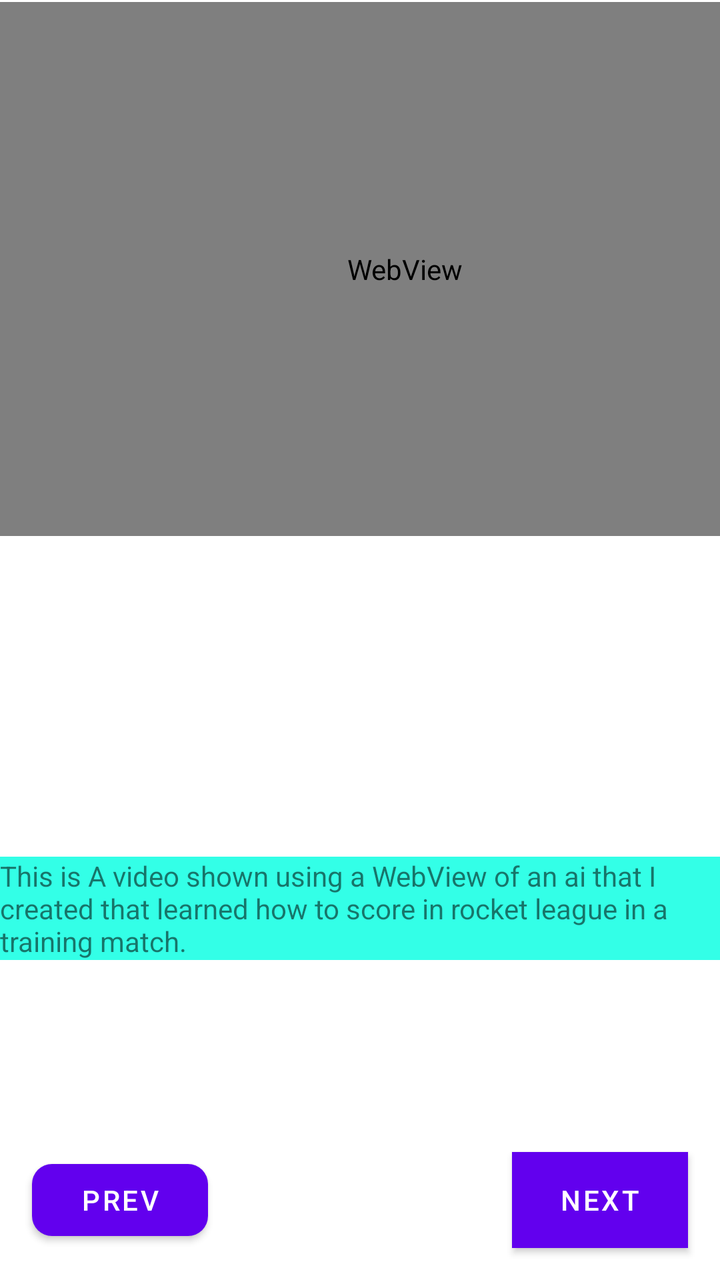
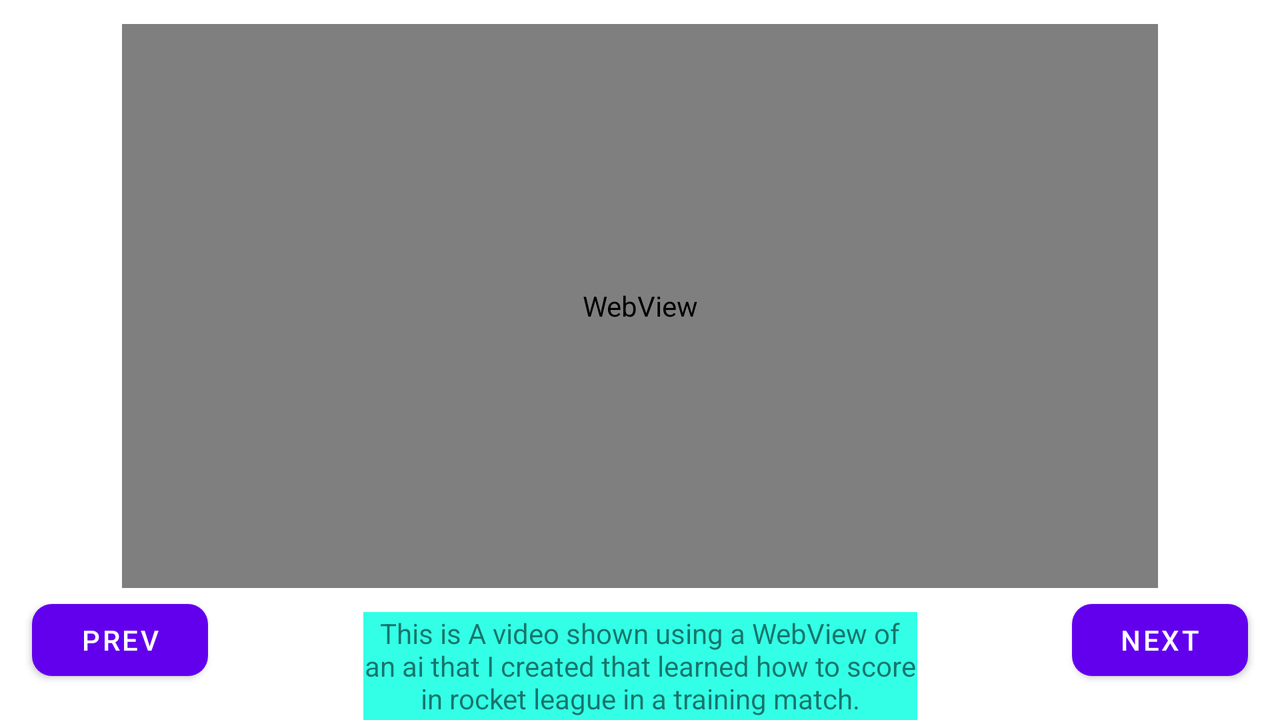

Compare how this app lays out the same screen by default and in its alternative resource folder. The renders come first, then the two layout files and the values they reference.
<!-- AndroidManifest.xml: application theme Theme.MAD155FinalProject -->
<!-- res/layout/activity_main2.xml -->
<?xml version="1.0" encoding="utf-8"?>
<androidx.constraintlayout.widget.ConstraintLayout xmlns:android="http://schemas.android.com/apk/res/android"
    xmlns:app="http://schemas.android.com/apk/res-auto"
    xmlns:tools="http://schemas.android.com/tools"
    android:layout_width="match_parent"
    android:layout_height="match_parent"
    android:background="@drawable/dfh_stadium"
    tools:context=".MainActivity2">

    <Button
        android:id="@+id/button6"
        android:layout_width="wrap_content"
        android:layout_height="wrap_content"
        android:layout_marginStart="16dp"
        android:layout_marginLeft="16dp"
        android:layout_marginBottom="16dp"
        android:text="@string/prev"
        app:cornerRadius="10dp"
        app:layout_constraintBottom_toBottomOf="parent"
        app:layout_constraintStart_toStartOf="parent" />

    <Button
        android:id="@+id/button5"
        android:layout_width="wrap_content"
        android:layout_height="wrap_content"
        android:layout_marginEnd="16dp"
        android:layout_marginRight="16dp"
        android:layout_marginBottom="16dp"
        android:background="#FFFFFF"
        android:text="@string/next"
        app:cornerRadius="10dp"
        app:layout_constraintBottom_toBottomOf="parent"
        app:layout_constraintEnd_toEndOf="parent" />

    <WebView
        android:id="@+id/wb_webView"
        android:layout_width="405dp"
        android:layout_height="267dp"
        app:layout_constraintBottom_toBottomOf="parent"
        app:layout_constraintHorizontal_bias="0.0"
        app:layout_constraintLeft_toLeftOf="parent"
        app:layout_constraintRight_toRightOf="parent"
        app:layout_constraintTop_toTopOf="parent"
        app:layout_constraintVertical_bias="0.003" />

    <TextView
        android:id="@+id/textView"
        android:layout_width="wrap_content"
        android:layout_height="wrap_content"
        android:background="#CC00FFE1"
        android:text="@string/screen_2_text"
        app:layout_constraintBottom_toBottomOf="parent"
        app:layout_constraintEnd_toEndOf="parent"
        app:layout_constraintStart_toStartOf="parent"
        app:layout_constraintTop_toBottomOf="@+id/wb_webView" />

</androidx.constraintlayout.widget.ConstraintLayout>
<!-- resources referenced by this layout -->
<resources>
  <string name="next">Next</string>
  <string name="prev">prev</string>
  <string name="screen_2_text">This is A video shown using a WebView of an ai that I created that learned how to score in rocket league in a training match.</string>
  <style name="Theme.MAD155FinalProject" parent="Theme.MaterialComponents.DayNight.DarkActionBar">
          
          <item name="colorPrimary">@color/purple_500</item>
          <item name="colorPrimaryVariant">@color/purple_700</item>
          <item name="colorOnPrimary">@color/white</item>
          
          <item name="colorSecondary">@color/teal_200</item>
          <item name="colorSecondaryVariant">@color/teal_700</item>
          <item name="colorOnSecondary">@color/black</item>
          
          <item name="android:statusBarColor" tools:targetApi="l">?attr/colorPrimaryVariant</item>
          
      </style>
</resources>
<!-- res/layout-land/activity_main2.xml (the repository's variant of the layout above) -->
<!-- drawn on the phone turned sideways -->
<?xml version="1.0" encoding="utf-8"?>
<androidx.constraintlayout.widget.ConstraintLayout xmlns:android="http://schemas.android.com/apk/res/android"
    xmlns:app="http://schemas.android.com/apk/res-auto"
    xmlns:tools="http://schemas.android.com/tools"
    android:layout_width="match_parent"
    android:layout_height="match_parent"
    android:background="@drawable/dfh_stadium_rotated">

    <TextView
        android:id="@+id/textView3"
        android:layout_width="277dp"
        android:layout_height="54dp"
        android:background="#CC00FFE1"
        android:gravity="center"
        android:text="@string/screen_2_text"
        app:layout_constraintBottom_toBottomOf="parent"
        app:layout_constraintEnd_toStartOf="@+id/button7"
        app:layout_constraintStart_toEndOf="@+id/button9" />

    <Button
        android:id="@+id/button7"
        android:layout_width="wrap_content"
        android:layout_height="wrap_content"
        android:layout_marginEnd="16dp"
        android:layout_marginRight="16dp"
        android:layout_marginBottom="16dp"
        android:text="@string/next"
        app:cornerRadius="10dp"
        app:layout_constraintBottom_toBottomOf="parent"
        app:layout_constraintEnd_toEndOf="parent" />

    <Button
        android:id="@+id/button9"
        android:layout_width="wrap_content"
        android:layout_height="wrap_content"
        android:layout_marginStart="16dp"
        android:layout_marginLeft="16dp"
        android:layout_marginBottom="16dp"
        android:text="@string/prev"
        app:cornerRadius="10dp"
        app:layout_constraintBottom_toBottomOf="parent"
        app:layout_constraintStart_toStartOf="parent" />

    <WebView
        android:id="@+id/wb_webView"
        android:layout_width="518dp"
        android:layout_height="282dp"
        app:layout_constraintBottom_toTopOf="@+id/textView3"
        app:layout_constraintEnd_toEndOf="parent"
        app:layout_constraintStart_toStartOf="parent"
        app:layout_constraintTop_toTopOf="parent" />

</androidx.constraintlayout.widget.ConstraintLayout>
